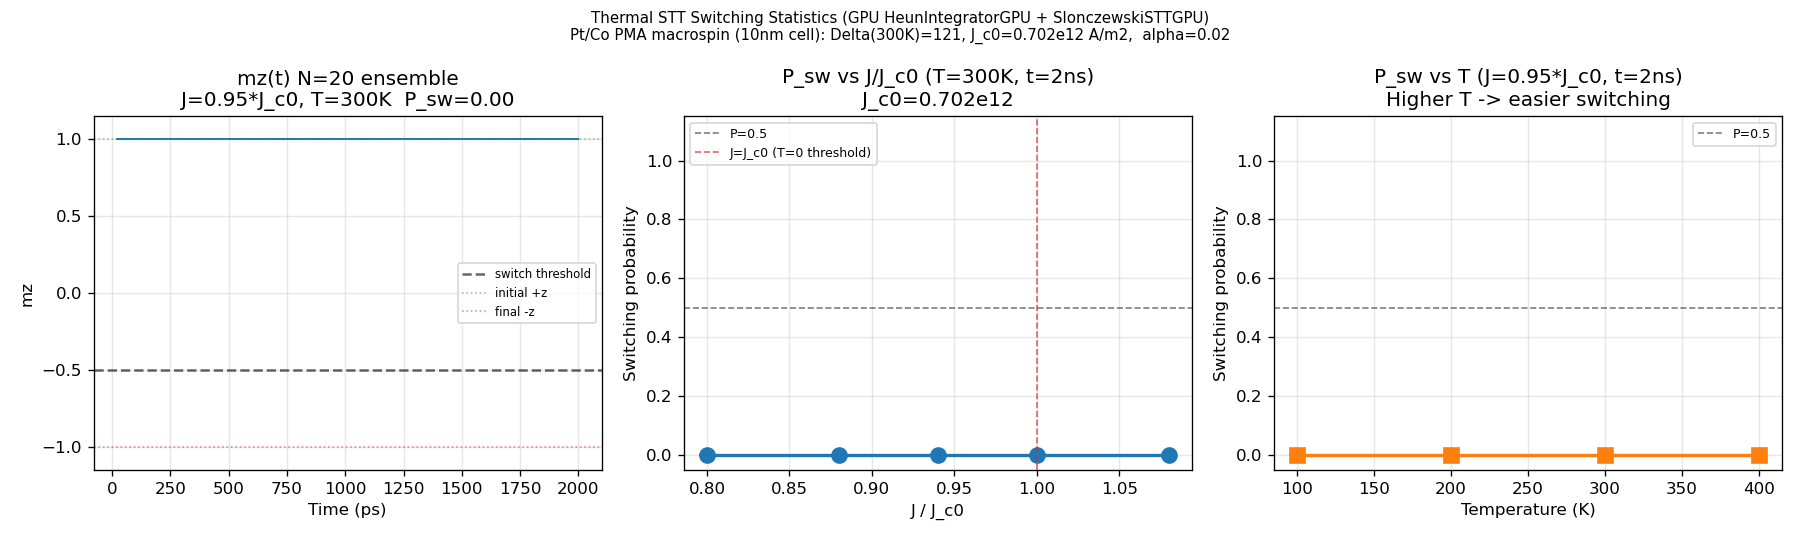

Write the Python code that produced this figure.
"""
Notebook 30: GPU Thermal STT Switching Statistics (Neel-Brown)

Probabilistic STT switching requires thermal stability Delta = K*V/(kB*T) >> 1
so thermal fluctuations are rare without current. With J just below J_c0,
the barrier is reduced: Delta_eff = Delta*(1 - J/J_c0)^2, and switching becomes
stochastic (Neel-Brown: P_sw = 1 - exp(-t/tau) with tau ~ exp(Delta_eff)).

Material: Pt/Co PMA macrospin (1x1x1, dx=10nm)
  K=0.5MJ/m3, V=1e-24 m3, Delta(300K)=120 >> 1 (stable without current)
  J_c0(T=0) ~ 0.7e12 A/m2 (Slonczewski perpendicular switching threshold)

Three demos:
  A) N=20 ensemble at J=0.95*J_c0, T=300K: shows stochastic switching distribution
  B) P_sw vs J at T=300K: transition from P=0 to P=1 around J_c0
  C) P_sw vs T at J=0.95*J_c0: thermal enhancement of switching
"""

import os, sys, time
sys.path.insert(0, os.path.join(os.path.dirname(__file__), '..', 'build', 'windows-msvc-cuda', 'python'))
os.add_dll_directory('C:/Program Files/NVIDIA GPU Computing Toolkit/CUDA/v13.2/bin/x64')

import numpy as np
import micromag as mm

print("Notebook 30: GPU Thermal STT Switching Statistics")
print(f"  CUDA: {mm.cuda_available()}")

# ---------------------------------------------------------------------------
# Physical constants
# ---------------------------------------------------------------------------
mu0   = 4e-7 * np.pi
kB    = 1.38065e-23
hbar  = 1.0546e-34
e_ch  = 1.6022e-19

# ---------------------------------------------------------------------------
# Material: Pt/Co PMA macrospin  (dx=10nm cell)
# ---------------------------------------------------------------------------
Ms    = 580e3;   K   = 0.5e6
alpha = 0.02;    P   = 0.5
d_F   = 10e-9    # FM thickness (= cell size for macrospin)
dx    = 10e-9

mat = mm.Material()
mat.Ms = Ms; mat.A_exchange = 0.0; mat.K_uniaxial = K
mat.easy_axis = mm.Vec3(0, 0, 1); mat.alpha = alpha

V = dx**3
mu0_Heff = 2*K/Ms - mu0*Ms                  # net PMA field [T]  = 0.995 T

# Deterministic switching current (Slonczewski perpendicular, T=0):
# Torque balance: hbar*P*J/(2*e*Ms*d) = alpha * mu0*H_eff
# -> J_c0 = 2*e*alpha*Ms*d * (mu0*H_eff) / (hbar*P)
# mu0*H_eff [T] NOT H_eff [A/m] (would be off by mu0 = 1.26e-6)
J_c0 = 2 * e_ch * alpha * Ms * d_F * abs(mu0_Heff) / (hbar * P)

# Thermal stability at 300K
Delta_300K = K * V / (kB * 300)

print(f"\nPt/Co macrospin: Ms={Ms/1e3:.0f}kA/m, K={K/1e6:.2f}MJ/m3, alpha={alpha}")
print(f"  Cell: {int(dx*1e9)}nm cube, V = {V*1e27:.0f} nm3")
print(f"  mu0*Heff = {mu0_Heff*1e3:.0f} mT  (net PMA effective field, T)")
print(f"  J_c0 (T=0 deterministic) = {J_c0/1e12:.4f} e12 A/m2")
print(f"  Delta(300K) = K*V/(kB*300) = {Delta_300K:.1f}  (>> 1 = thermally stable)")

# ---------------------------------------------------------------------------
# Grid and GPU objects
# ---------------------------------------------------------------------------
g = mm.StructuredGrid(1, 1, 1, dx, dx, dx)

# Initial state: m = +z (up)
a0 = np.zeros((1, 1, 1, 3)); a0[..., 2] = 1.0
m_up = mm.VectorField3D(g); mm.from_numpy(m_up, a0)

# GPU fields: anisotropy + demag (macrospin, no exchange)
demag_g = mm.DemagFieldGPU(g)
aniso_g = mm.UniaxialAnisotropyFieldGPU(g)
fields_g = mm.FieldSumGPU(); fields_g.add(aniso_g)

# STT: Slonczewski, p=+z
p_vec = mm.Vec3(0, 0, 1)
stt_g = mm.SlonczewskiSTTGPU(g, J_c0, P, d_F, p_vec, 0.0)
torq_g = mm.SpinTorqueSumGPU(); torq_g.add(stt_g)

def get_mz(integ):
    m_tmp = mm.VectorField3D(g)
    integ.download(m_tmp)
    return float(mm.to_numpy(m_tmp)[0, 0, 0, 2])

def is_switched(mz, thr=-0.5):
    return mz < thr

dt     = 2e-14
t_max  = 2.0e-9       # 2 ns observation window
n_max  = int(t_max / dt)
log_ev = 1000          # log every 20 ps

t_log_ps = [(s + log_ev) * dt * 1e12 for s in range(0, n_max, log_ev)]

print(f"\n  t_sim = {t_max*1e9:.1f} ns,  dt = {dt:.0e} s,  {n_max} steps per trial")
print(f"  Attempt frequency (Kittel estimate) ~ {1/dt:.0e} /s")

def run_ensemble(J_val, T_K, N_trials, label=""):
    stt_g.J = J_val
    sw_times, mz_finals, mz_trajs = [], [], []
    for trial in range(N_trials):
        seed = trial * 13 + 7
        integ = mm.HeunIntegratorGPU(g, dt, seed)
        integ.upload(m_up)
        sw_t = None; mz_t = []
        for step in range(0, n_max, log_ev):
            for _ in range(log_ev):
                integ.step(mat, demag_g, fields_g, float(T_K), torq_g)
            mz = get_mz(integ)
            mz_t.append(mz)
            if sw_t is None and is_switched(mz):
                sw_t = (step + log_ev) * dt * 1e12
        sw_times.append(sw_t)
        mz_finals.append(mz_t[-1])
        mz_trajs.append(mz_t)
    n_sw = sum(s is not None for s in sw_times)
    P_sw = n_sw / N_trials
    return P_sw, n_sw, sw_times, mz_finals, mz_trajs

# ---------------------------------------------------------------------------
# Part A: Ensemble at J=0.95*J_c0, T=300K  (N=20 trajectories)
# ---------------------------------------------------------------------------
J_A   = 0.95 * J_c0
T_A   = 300.0
N_A   = 20
Delta_eff_A = Delta_300K * (1 - J_A/J_c0)**2

print(f"\n--- Part A: Ensemble at J=0.95*J_c0={J_A/1e12:.3f}e12, T=300K (N={N_A}) ---")
print(f"  Delta_eff = Delta*(1-J/J_c0)^2 = {Delta_300K:.0f}*{(1-J_A/J_c0):.3f}^2 = {Delta_eff_A:.1f}")

t0 = time.time()
P_sw_A, n_sw_A, sw_times_A, mz_finals_A, mz_trajs_A = run_ensemble(J_A, T_A, N_A)
wall_A = time.time() - t0

for i in range(N_A):
    st = sw_times_A[i]
    if st: print(f"  Trial {i+1:2d}: SWITCHED at {st:.0f}ps  mz={mz_finals_A[i]:.2f}")
    else:  print(f"  Trial {i+1:2d}: stable             mz={mz_finals_A[i]:.2f}")

print(f"  P_sw = {P_sw_A:.2f} ({n_sw_A}/{N_A})  wall={wall_A:.1f}s")

# Mean switching time (switched trials only)
sw_valid = [t for t in sw_times_A if t is not None]
if sw_valid:
    print(f"  Mean t_switch = {np.mean(sw_valid):.0f} ps  (std = {np.std(sw_valid):.0f} ps)")

# ---------------------------------------------------------------------------
# Part B: P_sw vs J at T=300K  (10 trials each, 2 ns)
# ---------------------------------------------------------------------------
print(f"\n--- Part B: P_sw vs J at T=300K (N=10 each, t_max={t_max*1e9:.0f}ns) ---")

J_factors_B = np.array([0.80, 0.88, 0.94, 1.00, 1.08])
J_sweep_B   = J_factors_B * J_c0
N_B = 10

P_sw_B = []
t0 = time.time()
for J_f, J_val in zip(J_factors_B, J_sweep_B):
    P_sw, n_sw, *_ = run_ensemble(J_val, 300.0, N_B)
    Delta_eff = max(0, Delta_300K * (1 - J_f)**2)
    P_sw_B.append(P_sw)
    print(f"  J={J_f:.2f}*J_c0 = {J_val/1e12:.3f}e12  Delta_eff={Delta_eff:.1f}  P_sw={P_sw:.1f} ({n_sw}/{N_B})")

print(f"  Part B: {time.time()-t0:.1f} s")

# ---------------------------------------------------------------------------
# Part C: P_sw vs T at J=0.95*J_c0  (10 trials each)
# ---------------------------------------------------------------------------
print(f"\n--- Part C: P_sw vs T at J=0.95*J_c0 (N=10 each, t_max={t_max*1e9:.0f}ns) ---")

T_sweep_C = np.array([100, 200, 300, 400])
J_C = 0.95 * J_c0
N_C = 10

P_sw_C = []
t0 = time.time()
for T_val in T_sweep_C:
    Delta_T = K * V / (kB * T_val)
    Delta_eff = max(0, Delta_T * (1 - 0.95)**2)
    P_sw, n_sw, *_ = run_ensemble(J_C, float(T_val), N_C)
    P_sw_C.append(P_sw)
    print(f"  T={T_val:.0f}K  Delta={Delta_T:.0f}  Delta_eff={Delta_eff:.1f}  P_sw={P_sw:.1f} ({n_sw}/{N_C})")

print(f"  Part C: {time.time()-t0:.1f} s")

# ---------------------------------------------------------------------------
# Plot
# ---------------------------------------------------------------------------
try:
    import matplotlib; matplotlib.use('Agg')
    import matplotlib.pyplot as plt

    fig, axes = plt.subplots(1, 3, figsize=(15, 4.5))

    t_arr = np.array(t_log_ps)

    # Part A: mz(t) ensemble
    ax = axes[0]
    for i, mz_t in enumerate(mz_trajs_A):
        col = 'C3' if sw_times_A[i] is not None else 'C0'
        ax.plot(t_arr, mz_t, '-', color=col, lw=1.0, alpha=0.6)
    ax.axhline(-0.5, color='k', ls='--', lw=1.5, alpha=0.6, label='switch threshold')
    ax.axhline(+1, color='C2', ls=':', lw=1, alpha=0.5, label='initial +z')
    ax.axhline(-1, color='C3', ls=':', lw=1, alpha=0.5, label='final -z')
    ax.set_xlabel('Time (ps)'); ax.set_ylabel('mz')
    ax.set_title(f'mz(t) N={N_A} ensemble\nJ=0.95*J_c0, T=300K  P_sw={P_sw_A:.2f}')
    ax.legend(fontsize=7); ax.grid(alpha=0.3)
    ax.set_ylim(-1.15, 1.15)

    # Part B: P_sw vs J
    ax = axes[1]
    ax.plot(J_factors_B, P_sw_B, 'o-', color='C0', lw=2, ms=9)
    # Error bar (binomial)
    yerr = [np.sqrt(p*(1-p)/N_B) for p in P_sw_B]
    ax.errorbar(J_factors_B, P_sw_B, yerr=yerr, fmt='none', color='C0', capsize=5)
    ax.axhline(0.5, color='k', ls='--', lw=1, alpha=0.5, label='P=0.5')
    ax.axvline(1.0, color='C3', ls='--', lw=1, alpha=0.7, label='J=J_c0 (T=0 threshold)')
    ax.set_xlabel('J / J_c0'); ax.set_ylabel('Switching probability')
    ax.set_title(f'P_sw vs J/J_c0 (T=300K, t={t_max*1e9:.0f}ns)\nJ_c0={J_c0/1e12:.3f}e12')
    ax.set_ylim(-0.05, 1.15); ax.legend(fontsize=7.5); ax.grid(alpha=0.3)

    # Part C: P_sw vs T
    ax = axes[2]
    ax.plot(T_sweep_C, P_sw_C, 's-', color='C1', lw=2, ms=9)
    yerr_C = [np.sqrt(p*(1-p)/N_C) for p in P_sw_C]
    ax.errorbar(T_sweep_C, P_sw_C, yerr=yerr_C, fmt='none', color='C1', capsize=5)
    ax.axhline(0.5, color='k', ls='--', lw=1, alpha=0.5, label='P=0.5')
    ax.set_xlabel('Temperature (K)'); ax.set_ylabel('Switching probability')
    ax.set_title(f'P_sw vs T (J=0.95*J_c0, t={t_max*1e9:.0f}ns)\nHigher T -> easier switching')
    ax.set_ylim(-0.05, 1.15); ax.legend(fontsize=7.5); ax.grid(alpha=0.3)

    plt.suptitle(
        f'Thermal STT Switching Statistics (GPU HeunIntegratorGPU + SlonczewskiSTTGPU)\n'
        f'Pt/Co PMA macrospin ({int(dx*1e9)}nm cell): Delta(300K)={Delta_300K:.0f}, '
        f'J_c0={J_c0/1e12:.3f}e12 A/m2,  alpha={alpha}',
        fontsize=9)
    plt.tight_layout()
    out = os.path.join(os.path.dirname(__file__), '30_thermal_stt_statistics_gpu.png')
    plt.savefig(out, dpi=120); print(f"\nPlot saved: {out}")
except Exception as e:
    print(f"Plot error: {e}")

print("\n=== Summary ===")
print(f"  Pt/Co PMA: {int(dx*1e9)}nm cell, K={K/1e6:.2f}MJ/m3, Delta(300K)={Delta_300K:.1f}")
print(f"  J_c0 = {J_c0/1e12:.3f}e12 A/m2  (Slonczewski perpendicular)")
print(f"  Part A: J=0.95*J_c0, T=300K, N={N_A}: P_sw={P_sw_A:.2f}")
print(f"  Part B: " + "  ".join([f"J={f:.2f}->P={p:.1f}" for f,p in zip(J_factors_B, P_sw_B)]))
print(f"  Part C: " + "  ".join([f"T={t:.0f}K->P={p:.1f}" for t,p in zip(T_sweep_C, P_sw_C)]))
